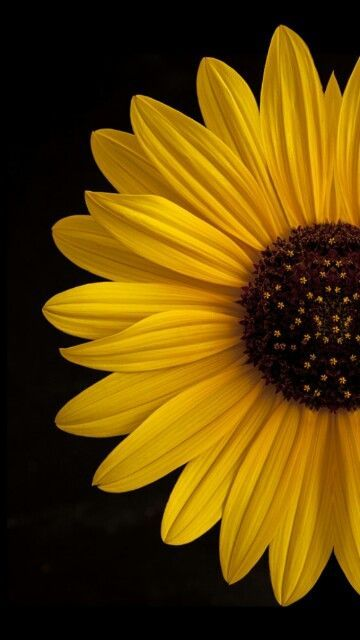
#> input picture images/a1images/sunflower.jpg, 360 x 640 px
$ jupyter execute q9.ipynb
#> lines starting #> are read from the running program, lines starting #| are printed output that depends on the picture
[cell 1]
import cv2
import numpy as np
import matplotlib.pyplot as plt

im = cv2.imread('images/a1images/sunflower.jpg', cv2.IMREAD_GRAYSCALE)
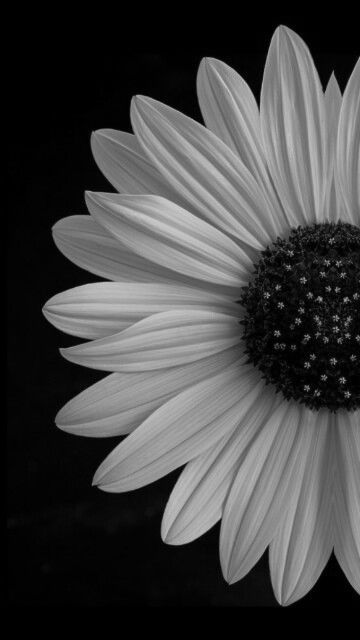
#> im: shape (640, 360); min 0, max 207, mean 67.7
assert im is not None, 'Image not found'

# Bblurred versio
gaussian_blur = cv2.GaussianBlur(im, (5, 5), 1.5)

# Calculate the Detail Mask
detail_mask = cv2.subtract(im.astype(np.float32), gaussian_blur.astype(np.float32))
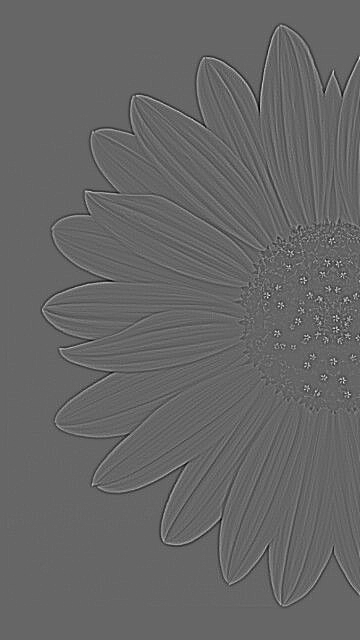
#> detail_mask: shape (640, 360) float32; min -62, max 92, mean 0; drawn with min black and max white

# Add the mask back to the original
gain = 1.5
sharpened = cv2.addWeighted(im.astype(np.float32), 1.0, detail_mask, gain, 0)
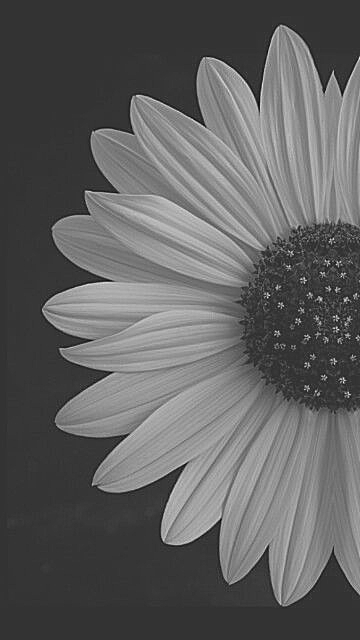
#> sharpened: shape (640, 360) float32; min -79, max 309, mean 67.7; drawn with min black and max white
sharpened = np.clip(sharpened, 0, 255).astype(np.uint8)

fig, ax = plt.subplots(1, 3, figsize=(10, 5))

ax[0].imshow(im, cmap='gray', vmin=0, vmax=255)
ax[0].set_title('Original (Soft)')
ax[0].axis('off')

ax[1].imshow(detail_mask, cmap='gray')
ax[1].set_title('High-Frequency Detail Mask')
ax[1].axis('off')

ax[2].imshow(sharpened, cmap='gray', vmin=0, vmax=255)
ax[2].set_title('Sharpened Result')
ax[2].axis('off')

plt.show()
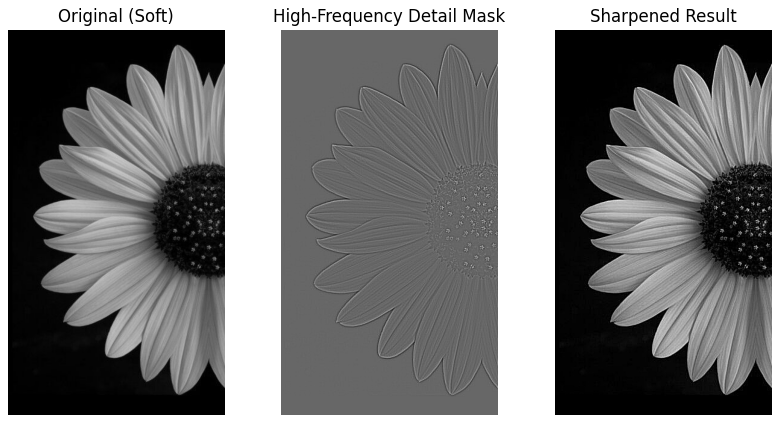
#> figure drawn by matplotlib, 3 panels

$ run again, with images/a1images/emma.jpg copied over images/a1images/sunflower.jpg
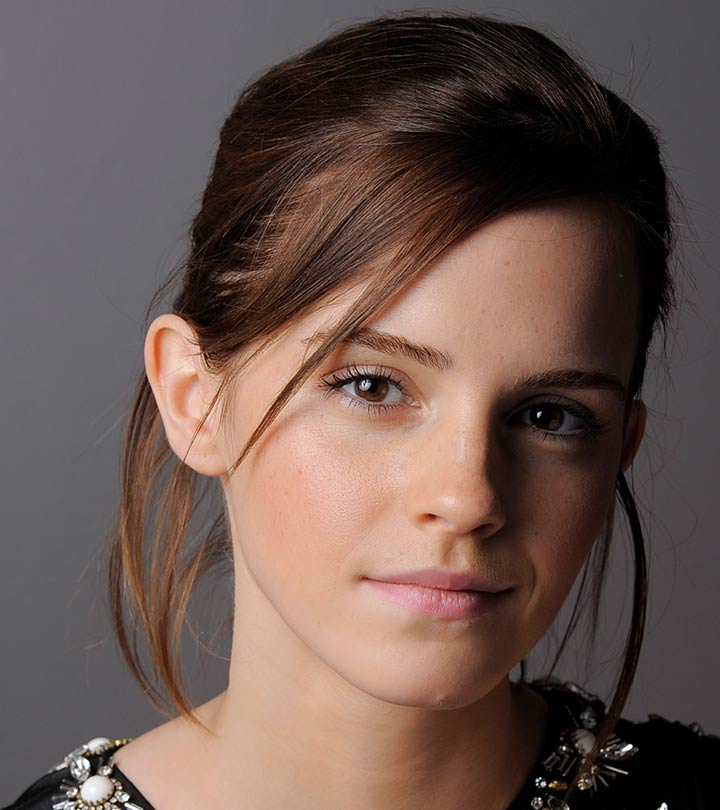
#> input picture images/a1images/emma.jpg, 720 x 810 px
#> `sharpened = cv2.addWeighted(im.astype(np.float32), 1.0, detail_mask, g..`:
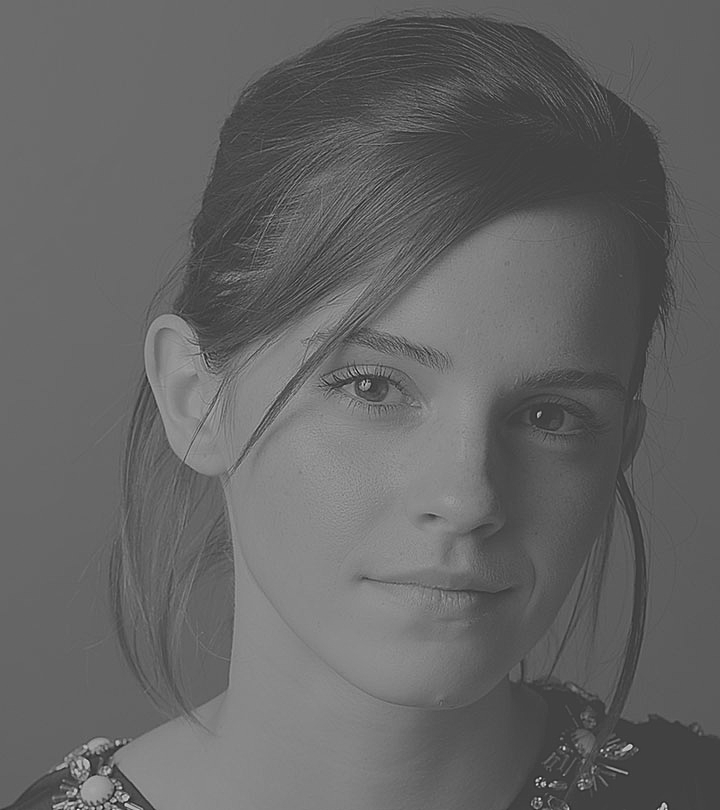
#> sharpened: shape (810, 720) float32; min -169.5, max 492, mean 92.3; drawn with min black and max white
#> `plt.show()`:
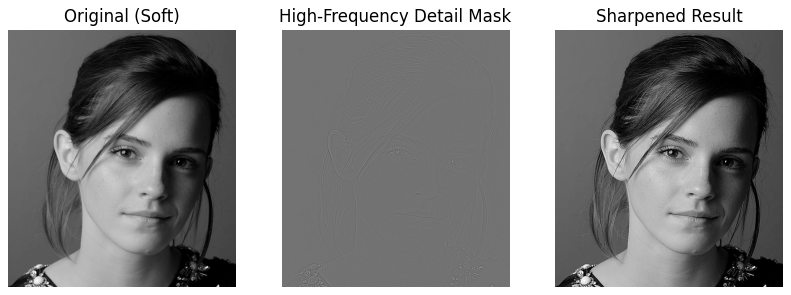
#> figure drawn by matplotlib, 3 panels
